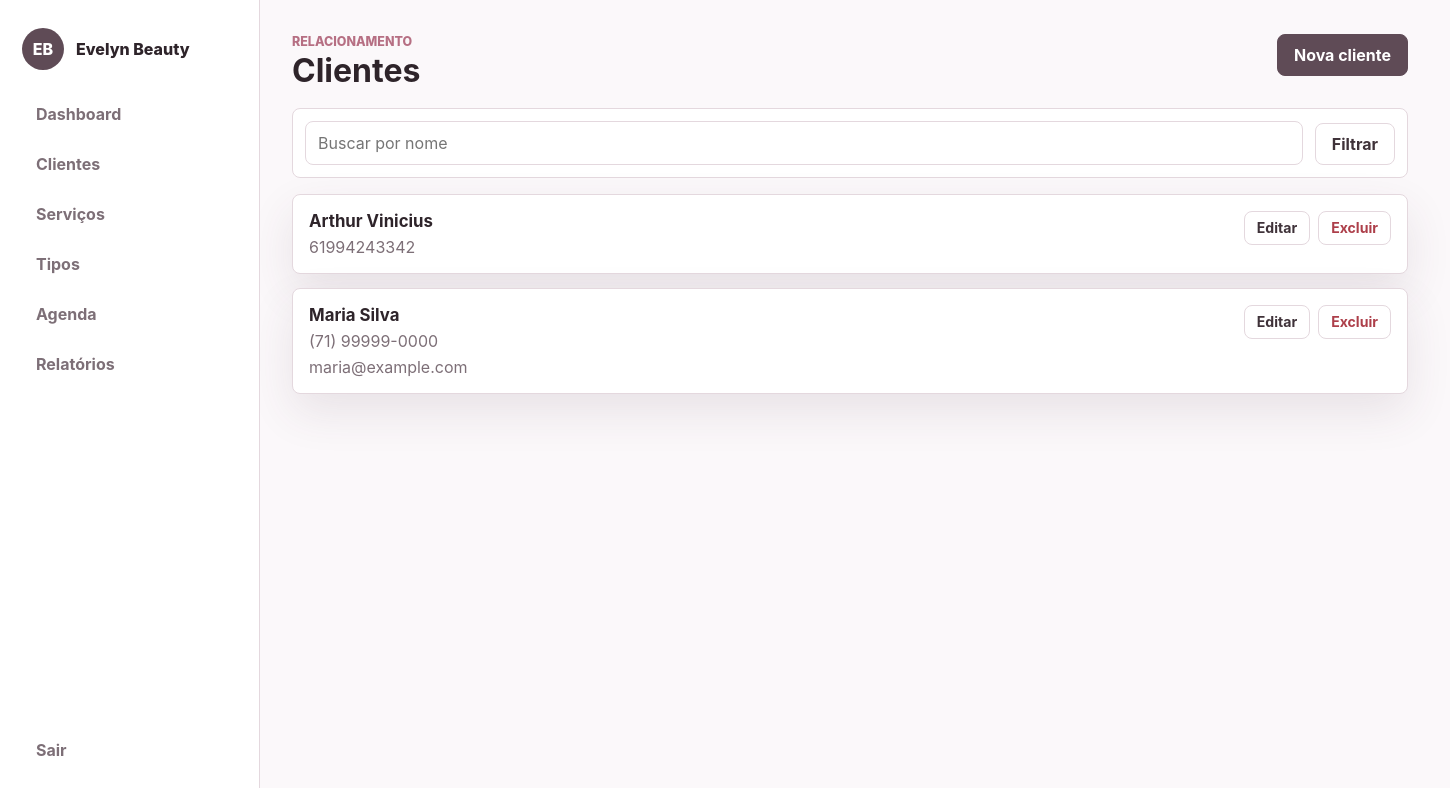
The page /clientes/ (signed in) on the database its author committed.
### models/client.py (models this page shows)
class Client(db.Model):
    __tablename__ = "clients"
    id = db.Column(db.Integer, primary_key=True)
    name = db.Column(db.String(140), nullable=False, index=True)
    phone = db.Column(db.String(40), nullable=False)
    email = db.Column(db.String(140), nullable=True)
    notes = db.Column(db.Text)
    created_at = db.Column(db.DateTime, default=datetime.utcnow, nullable=False)
    appointments = db.relationship(
        "Appointment", back_populates="client", cascade="all, delete-orphan"
    )

### controllers/client_controller.py (the view)
@client_bp.route("/")
@login_required
def index():
    search = request.args.get("q", "").strip()
    query = Client.query
    if search:
        query = query.filter(Client.name.ilike(f"%{search}%"))
    clients = query.order_by(Client.name.asc()).all()
    return render_template("clients/index.html", clients=clients, search=search)

### controllers/auth_controller.py (called while the page is built)
def login_required(view):
    @wraps(view)
    def wrapped_view(*args, **kwargs):
        if not session.get("user_id"):
            flash("Entre para acessar o sistema.", "warning")
            return redirect(url_for("auth.login"))
        return view(*args, **kwargs)
    return wrapped_view

### templates/clients/index.html
{% extends "base.html" %}
{% block content %}
<header class="page-header">
    <div>
        <p class="eyebrow">Relacionamento</p>
        <h1>Clientes</h1>
    </div>
    <a class="btn primary" href="{{ url_for('clients.create') }}">Nova cliente</a>
</header>
<form class="filters compact" method="get">
    <input type="search" name="q" value="{{ search }}" placeholder="Buscar por nome">
    <button class="btn" type="submit">Filtrar</button>
</form>
<section class="cards">
    {% for client in clients %}
    <article class="card">
        <div>
            <h2>{{ client.name }}</h2>
            <p>{{ client.phone }}</p>
            {% if client.email %}<p>{{ client.email }}</p>{% endif %}
        </div>
        <div class="actions">
            <a class="btn small" href="{{ url_for('clients.edit', client_id=client.id) }}">Editar</a>
            <form method="post" action="{{ url_for('clients.delete', client_id=client.id) }}" data-confirm="Excluir esta cliente?">
                <button class="btn small danger" type="submit">Excluir</button>
            </form>
        </div>
    </article>
    {% else %}
    <p class="empty">Nenhuma cliente cadastrada ainda.</p>
    {% endfor %}
</section>
{% endblock %}

### static/css/style.css (style rules this page uses)
:root { --bg: #fbf8fa; --surface: #ffffff; --surface-soft: #f3edf0; --text: #2e242a; --muted: #7d6f77; --brand: #5f4b56; --brand-strong: #3f3239; --accent: #b66f83; --ok: #28785f; --warn: #a66321; --danger: #ad3f4a; --line: #e4d8de; --shadow: 0 18px 45px rgba(80, 56, 69, 0.11); }
* { box-sizing: border-box; }
html { min-height: 100%; }
body { min-height: 100%; margin: 0; background: var(--bg); color: var(--text); font-family: Inter, ui-sans-serif, system-ui, -apple-system, BlinkMacSystemFont, "Segoe UI", sans-serif; letter-spacing: 0; }
a { color: inherit; text-decoration: none; }
button, input, select, textarea { font: inherit; }
.login-brand h1, .page-header h1 { margin: 0; line-height: 1.02; }
.login-brand p, .card p, .empty, .hint, .list-row span { color: var(--muted); }
.page-header { display: flex; align-items: flex-start; justify-content: space-between; gap: 16px; margin-bottom: 20px; }
.eyebrow { margin: 0 0 6px; color: var(--accent); font-size: 0.78rem; font-weight: 800; text-transform: uppercase; }
.btn { min-height: 42px; display: inline-flex; align-items: center; justify-content: center; gap: 8px; padding: 0 16px; border: 1px solid var(--line); border-radius: 8px; background: var(--surface); color: var(--brand-strong); cursor: pointer; font-weight: 750; white-space: nowrap; }
.btn.primary { border-color: var(--brand); background: var(--brand); color: #fff; }
.btn.small { min-height: 34px; padding: 0 12px; font-size: 0.88rem; }
.btn.danger { color: var(--danger); }
.metrics, .cards, .grid-two { display: grid; gap: 14px; }
.metric, .panel, .card, .form-card, .table-panel { background: var(--surface); border: 1px solid var(--line); border-radius: 8px; box-shadow: var(--shadow); }
.panel-title h2, .card h2 { margin: 0; font-size: 1.05rem; }
input, select, textarea { width: 100%; min-height: 44px; border: 1px solid var(--line); border-radius: 8px; background: #fff; color: var(--text); padding: 10px 12px; }
.form-grid, .filters { display: grid; gap: 12px; }
.form-actions, .actions, .row-actions { display: flex; align-items: center; gap: 8px; flex-wrap: wrap; }
.filters { margin-bottom: 16px; padding: 12px; border: 1px solid var(--line); border-radius: 8px; background: var(--surface); }
.filters.compact { grid-template-columns: 1fr auto; }
.card { display: flex; align-items: flex-start; justify-content: space-between; gap: 14px; padding: 16px; }
.card p { margin: 6px 0 0; }
@media (min-width: 760px) { .form-grid, .filters { grid-template-columns: repeat(2, minmax(0, 1fr)); } }
@media (min-width: 760px) { .filters { align-items: end; } }

### rows shown on the page
Client: name "Arthur Vinicius", phone "61994243342"
Client: name "Maria Silva", phone "(71) 99999-0000", email "maria@example.com"

### other values the page prints
{{ app_name }} "Evelyn Beauty"
